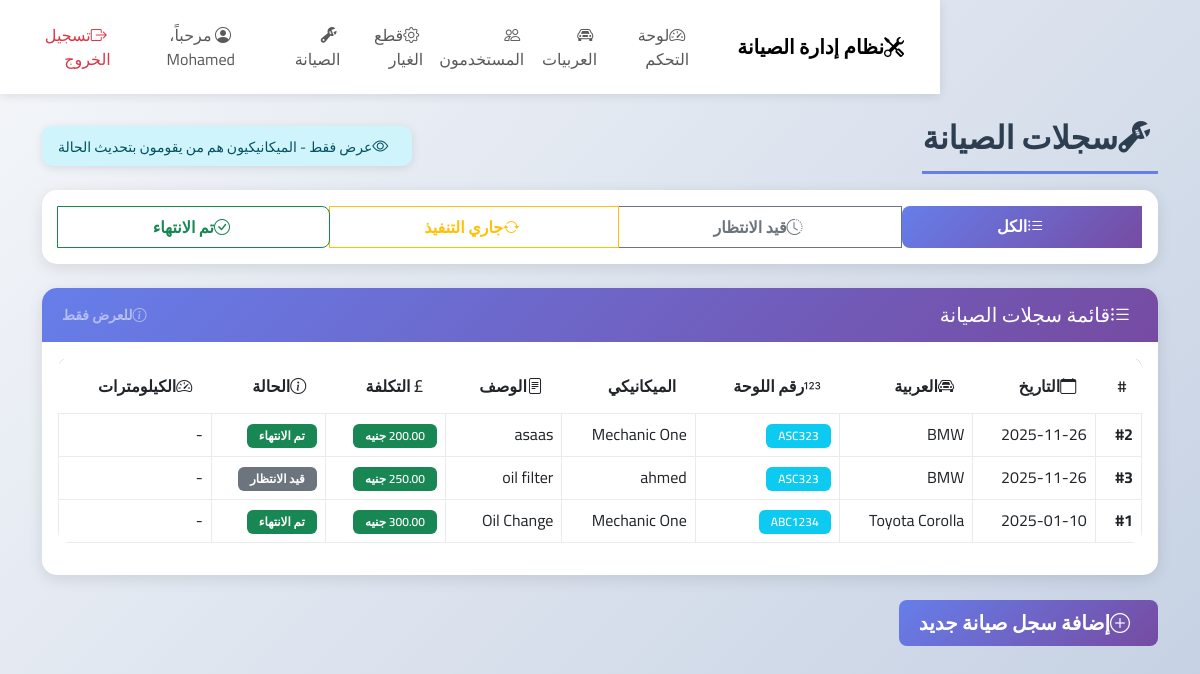
Screenshot of /AdminDashboard/maintinance.php (signed in) with the database file from the repository.
### tables this page shows
CREATE TABLE `maintenance_record` (
  `maintenance_id` int(11) NOT NULL,
  `date` date NOT NULL,
  `description` text DEFAULT NULL,
  `cost` decimal(10,2) DEFAULT NULL,
  `kilometers` int(11) DEFAULT NULL,
  `vehicle_id` int(11) DEFAULT NULL,
  `center_id` int(11) DEFAULT NULL,
  `status` enum('pending','in_progress','done') DEFAULT 'pending'
);

CREATE TABLE `vehicle` (
  `vehicle_id` int(11) NOT NULL,
  `model` varchar(100) NOT NULL,
  `plate_number` varchar(50) NOT NULL
);

CREATE TABLE `user` (
  `user_id` int(11) NOT NULL,
  `name` varchar(100) NOT NULL,
  `email` varchar(150) DEFAULT NULL,
  `password` varchar(255) NOT NULL,
  `role` enum('admin','driver','mechanic') NOT NULL,
  `phone` varchar(50) DEFAULT NULL,
  `photo` varchar(255) DEFAULT NULL,
  `center_id` int(11) DEFAULT NULL,
  `vehicle_id` int(11) DEFAULT NULL
);

### AdminDashboard/maintinance.php (the view, shortened to what this page needs)
<?php
include "../connection.php";
include "../partials/header.php";
include "../partials/navbar.php";
?>
<div class="container mt-4">
    <div class="d-flex justify-content-between align-items-center mb-3">
        <h2 class="page-title mb-0">
            <i class="bi bi-wrench-adjustable me-2"></i>سجلات الصيانة
        </h2>
        <div class="alert alert-info mb-0 py-2 px-3">
            <i class="bi bi-eye me-2"></i><small>عرض فقط - الميكانيكيون هم من يقومون بتحديث الحالة</small>
        </div>
    </div>
    <?php
    $status_filter = isset($_GET['status']) ? $_GET['status'] : '';
    $allowed_statuses = ['pending', 'in_progress', 'done'];
    if (!empty($status_filter) && in_array($status_filter, $allowed_statuses)) {
        $stmt = $conn->prepare("
            SELECT m.*, v.model, v.plate_number, u.name AS mechanic_name
            FROM maintenance_record m
            JOIN vehicle v ON m.vehicle_id = v.vehicle_id
            LEFT JOIN works_on w ON m.maintenance_id = w.maintenance_id
            LEFT JOIN user u ON w.mechanic_id = u.user_id
            WHERE m.status = ?
            ORDER BY m.date DESC
        ");
        $stmt->bind_param("s", $status_filter);
        $stmt->execute();
        $data = $stmt->get_result();
    } else {
        $data = $conn->query("
            SELECT m.*, v.model, v.plate_number, u.name AS mechanic_name
            FROM maintenance_record m
            JOIN vehicle v ON m.vehicle_id = v.vehicle_id
            LEFT JOIN works_on w ON m.maintenance_id = w.maintenance_id
            LEFT JOIN user u ON w.mechanic_id = u.user_id
            ORDER BY m.date DESC
        ");
    }
    ?>
    <div class="card mb-4">
      <div class="card-body">
        <div class="btn-group w-100" role="group">
            <a href="maintinance.php" class="btn btn-<?= empty($status_filter) ? 'primary' : 'outline-primary' ?>">
                <i class="bi bi-list-ul me-1"></i>الكل
            </a>
            <a href="?status=pending" class="btn btn-<?= $status_filter == 'pending' ? 'secondary' : 'outline-secondary' ?>">
                <i class="bi bi-clock-history me-1"></i>قيد الانتظار
            </a>
            <a href="?status=in_progress" class="btn btn-<?= $status_filter == 'in_progress' ? 'warning' : 'outline-warning' ?>">
                <i class="bi bi-arrow-repeat me-1"></i>جاري التنفيذ
            </a>
            <a href="?status=done" class="btn btn-<?= $status_filter == 'done' ? 'success' : 'outline-success' ?>">
                <i class="bi bi-check-circle me-1"></i>تم الانتهاء
            </a>
        </div>
      </div>
    </div>
    <div class="card">
      <div class="card-header d-flex justify-content-between align-items-center">
        <h5 class="mb-0"><i class="bi bi-list-ul me-2"></i>قائمة سجلات الصيانة</h5>
        <small class="text-white-50"><i class="bi bi-info-circle me-1"></i>للعرض فقط</small>
      </div>
      <div class="card-body">
        <div class="table-responsive">
          <table class="table table-hover table-bordered">
            <thead>
                <tr>
                    <th>#</th>
                    <th><i class="bi bi-calendar me-1"></i>التاريخ</th>
                    <th><i class="bi bi-car-front me-1"></i>العربية</th>
                    <th><i class="bi bi-123 me-1"></i>رقم اللوحة</th>
                    <th><i class="bi bi-person-wrench me-1"></i>الميكانيكي</th>
                    <th><i class="bi bi-file-text me-1"></i>الوصف</th>
                    <th><i class="bi bi-currency-pound me-1"></i>التكلفة</th>
                    <th><i class="bi bi-info-circle me-1"></i>الحالة</th>
                    <th><i class="bi bi-speedometer2 me-1"></i>الكيلومترات</th>
                </tr>
            </thead>
            <tbody>
                <?php while($row = $data->fetch_assoc()): ?>
                <tr>
                    <td><strong>#<?= $row['maintenance_id'] ?></strong></td>
                    <td><?= htmlspecialchars($row['date']) ?></td>
                    <td><?= htmlspecialchars($row['model']) ?></td>
                    <td><span class="badge bg-info"><?= htmlspecialchars($row['plate_number']) ?></span></td>
                    <td><?= htmlspecialchars($row['mechanic_name'] ?? 'غير معين') ?></td>
                    <td><?= htmlspecialchars($row['description'] ?: '-') ?></td>
                    <td><span class="badge bg-success"><?= number_format($row['cost'], 2) ?> جنيه</span></td>
                    <td>
                        <?php
                        $badge_class = '';
                        $status_text = '';
                        switch($row['status']) {
                            case 'pending':
                                $badge_class = 'bg-secondary';
                                $status_text = 'قيد الانتظار';
                                break;
                            case 'done':
                                $badge_class = 'bg-success';
                                $status_text = 'تم الانتهاء';
                                break;
                        }
                        ?>
                        <span class="badge <?= $badge_class ?>"><?= $status_text ?></span>
                    </td>
                    <td><?= isset($row['kilometers']) && $row['kilometers'] !== null ? number_format($row['kilometers']) . ' كم' : '-' ?></td>
                </tr>
                <?php endwhile; ?>
            </tbody>
          </table>
        </div>
      </div>
    </div>
    <div class="mt-4">
        <a href="maintenance_add.php" class="btn btn-primary btn-lg">
            <i class="bi bi-plus-circle me-2"></i>إضافة سجل صيانة جديد
        </a>
    </div>
</div>
<?php include "../partials/footer.php"; ?>

### partials/header.php (shortened to what this page needs)
<?php
$script_dir = dirname($_SERVER['PHP_SELF']);
$script_dir = rtrim($script_dir, '/\\');
if (strpos($script_dir, '/AdminDashboard') !== false ||
    strpos($script_dir, '/driver') !== false ||
    strpos($script_dir, '/mechanic') !== false) {
    $css_path = '../main.css';
} else {
    $css_path = 'main.css';
}
?>
<!doctype html>
<html lang="ar" dir="rtl">
<head>
  <link href="https://cdn.jsdelivr.net/npm/bootstrap@5.3.0/dist/css/bootstrap.min.css" rel="stylesheet">
  <link rel="stylesheet" href="https://cdn.jsdelivr.net/npm/bootstrap-icons@1.11.0/font/bootstrap-icons.css">
  <link rel="stylesheet" href="<?= $css_path ?>">
</head>
<body>

### partials/navbar.php (shortened to what this page needs)
<?php
$user = $_SESSION['user'] ?? null;
$script_name = $_SERVER['SCRIPT_NAME'];
$base_path = dirname($script_name);
$base_path = trim($base_path, '/\\');
if (empty($base_path) || $base_path === '/') {
    $BASE_URL = '';
} else {
    $path_parts = explode('/', $base_path);
    $project_root_parts = [];
    foreach ($path_parts as $part) {
        if (in_array($part, ['AdminDashboard', 'driver', 'mechanic', 'partials'])) {
            break;
        }
        $project_root_parts[] = $part;
    }
    $BASE_URL = empty($project_root_parts) ? '' : '/' . implode('/', $project_root_parts);
}
?>
<nav class="navbar navbar-expand-lg navbar-light bg-light">
  <div class="container">
    <a class="navbar-brand fw-bold" href="<?= $BASE_URL ?>/index.php">
      <i class="bi bi-tools me-2"></i>نظام إدارة الصيانة
    </a>
    <div class="collapse navbar-collapse" id="nav">
      <ul class="navbar-nav me-auto">
        <?php if($user && $user['role'] == 'admin'): ?>
          <li class="nav-item">
            <a class="nav-link" href="<?= $BASE_URL ?>/AdminDashboard/dashboard.php">
              <i class="bi bi-speedometer2 me-1"></i>لوحة التحكم
            </a>
          </li>
          <li class="nav-item">
            <a class="nav-link" href="<?= $BASE_URL ?>/AdminDashboard/vehicles.php">
              <i class="bi bi-car-front me-1"></i>العربيات
            </a>
          </li>
          <li class="nav-item">
            <a class="nav-link" href="<?= $BASE_URL ?>/AdminDashboard/users.php">
              <i class="bi bi-people me-1"></i>المستخدمون
            </a>
          </li>
          <li class="nav-item">
            <a class="nav-link" href="<?= $BASE_URL ?>/AdminDashboard/spare_parts.php">
              <i class="bi bi-gear me-1"></i>قطع الغيار
            </a>
          </li>
          <li class="nav-item">
            <a class="nav-link" href="<?= $BASE_URL ?>/AdminDashboard/maintinance.php">
              <i class="bi bi-wrench-adjustable me-1"></i>الصيانة
            </a>
          </li>
        <?php endif; ?>
      </ul>
      <ul class="navbar-nav ms-auto">
        <?php if($user): ?>
          <li class="nav-item">
            <span class="nav-link">
              <i class="bi bi-person-circle me-1"></i>
              مرحباً، <?= htmlspecialchars($user['name']) ?>
            </span>
          </li>
          <li class="nav-item">
            <a class="nav-link text-danger" href="<?= $BASE_URL ?>/logout.php">
              <i class="bi bi-box-arrow-right me-1"></i>تسجيل الخروج
            </a>
          </li>
        <?php endif; ?>
      </ul>
    </div>
  </div>
</nav>

### partials/footer.php (shortened to what this page needs)
</body>
</html>

### main.css (style rules this page uses)
* { font-family: 'Cairo', sans-serif; }
body { background: linear-gradient(135deg, #f5f7fa 0%, #c3cfe2 100%); min-height: 100vh; direction: rtl; }
.navbar { margin-right: 260px; background: white !important; box-shadow: 0 2px 10px rgba(0,0,0,0.1); padding: 15px 0; }
.card { border: none; border-radius: 15px; box-shadow: 0 4px 15px rgba(0,0,0,0.1); margin-bottom: 25px; transition: all 0.3s; overflow: hidden; }
.card-header { background: linear-gradient(135deg, #667eea 0%, #764ba2 100%); color: white; border: none; padding: 15px 20px; font-weight: 600; }
.table { border-radius: 10px; overflow: hidden; }
.table thead { background: linear-gradient(135deg, #667eea 0%, #764ba2 100%); color: white; }
.table thead th { border: none; padding: 15px; font-weight: 600; }
.table tbody tr { transition: all 0.2s; }
.table-bordered { border: none; }
.table-bordered td, .table-bordered th { border: 1px solid #e9ecef; }
.btn { border-radius: 8px; padding: 8px 20px; font-weight: 600; transition: all 0.3s; }
.btn-primary { background: linear-gradient(135deg, #667eea 0%, #764ba2 100%); border: none; }
.alert { border-radius: 10px; border: none; padding: 15px 20px; box-shadow: 0 2px 10px rgba(0,0,0,0.1); }
.badge { padding: 6px 12px; border-radius: 6px; font-weight: 600; }
.page-title { color: #2c3e50; font-weight: 700; margin-bottom: 30px; padding-bottom: 15px; border-bottom: 3px solid #667eea; }

### rows the page displays
maintenance_record: maintenance_id "2", date "2025-11-26", vehicle.model "BMW", vehicle.plate_number "ASC323", user.name "Mechanic One", description "asaas", status "تم الانتهاء"
maintenance_record: maintenance_id "3", date "2025-11-26", vehicle.model "BMW", vehicle.plate_number "ASC323", user.name "ahmed", description "oil filter", status "قيد الانتظار"
maintenance_record: maintenance_id "1", date "2025-01-10", vehicle.model "Toyota Corolla", vehicle.plate_number "ABC1234", user.name "Mechanic One", description "Oil Change", status "تم الانتهاء"

### other values shown
$user['name'] "Mohamed"
